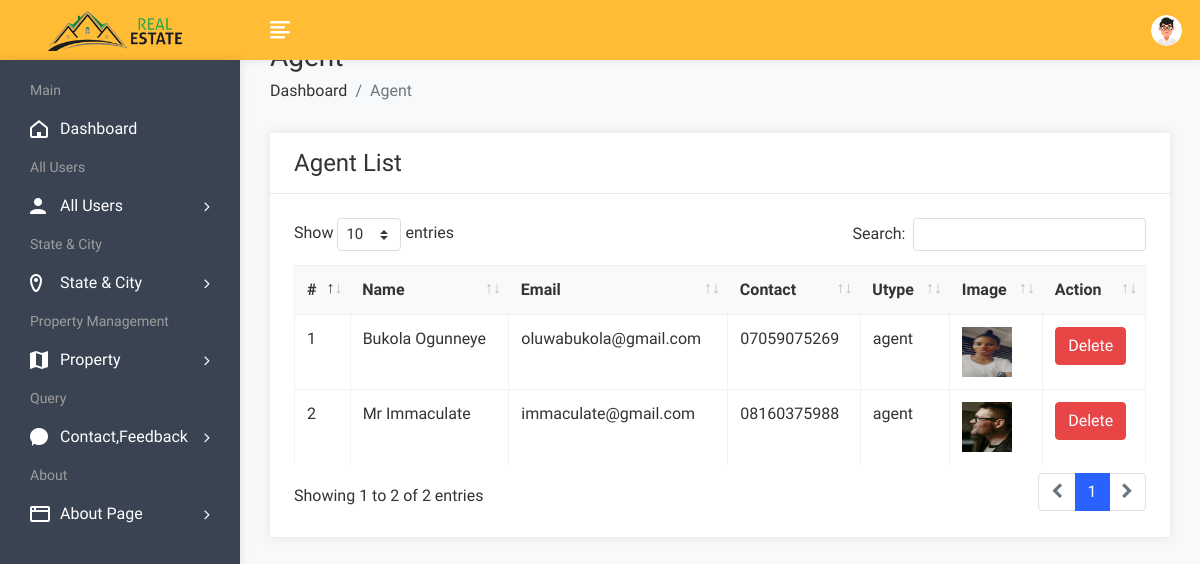
/admin/useragent.php (signed in), run on the app's committed database.
### tables this page shows
CREATE TABLE `user` (
  `uid` int(11) NOT NULL,
  `uname` varchar(100) NOT NULL,
  `uemail` varchar(100) NOT NULL,
  `uphone` varchar(20) NOT NULL,
  `upass` varchar(50) NOT NULL,
  `utype` varchar(50) NOT NULL,
  `uimage` varchar(300) NOT NULL
);

### admin/useragent.php (the view, shortened to what this page needs)
<?php include "inc/heder1.php" ?>
				<?php include("header.php"); ?>
            <div class="page-wrapper">
                <div class="content container-fluid">
					<div class="page-header">
						<div class="row">
							<div class="col">
								<h3 class="page-title">Agent</h3>
								<ul class="breadcrumb">
									<li class="breadcrumb-item"><a href="dashboard.php">Dashboard</a></li>
									<li class="breadcrumb-item active">Agent</li>
								</ul>
							</div>
						</div>
					</div>
					<div class="row">
						<div class="col-sm-12">
							<div class="card">
								<div class="card-header">
									<h4 class="card-title">Agent List</h4>
								</div>
								<div class="card-body">
									<table id="basic-datatable" class="table table-bordered table-hover">
                                            <thead>
                                                <tr>
                                                    <th>#</th>
                                                    <th>Name</th>
                                                    <th>Email</th>
                                                    <th>Contact</th>
                                                    <th>Utype</th>
													<th>Image</th>
                                                    <th>Action</th>
                                                </tr>
                                            </thead>
                                            <tbody>
											<?php
												$query=mysqli_query($con,"SELECT * FROM user WHERE utype='agent'");
												$cnt=1;
												while($row=mysqli_fetch_row($query))
													{
											?>
                                                <tr>
                                                    <td><?php echo $cnt; ?></td>
                                                    <td><?php echo $row['1']; ?></td>
                                                    <td><?php echo $row['2']; ?></td>
                                                    <td><?php echo $row['3']; ?></td>
                                                    <td><?php echo $row['5']; ?></td>
													<td><img src="user/<?php echo $row['6']; ?>" height="50px" width="50px"></td>
                                                    <td><a href="useragentdelete.php?id=<?php echo $row['0']; ?>"><button class="btn btn-danger">Delete</button></a></td>
                                                </tr>
                                                <?php
												$cnt=$cnt+1;
												}
												?>
                                            </tbody>
                                        </table>
								</div>
							</div>
						</div>
					</div>
				</div>
			</div>
		<?php include "inc/footer.php" ?>

### data on the page
user: uname "Bukola Ogunneye", uemail "oluwabukola@gmail.com", uphone "07059075269", utype "agent", uimage (picture)
user: uname "Mr Immaculate", uemail "immaculate@gmail.com", uphone "08160375988", utype "agent", uimage (picture)
